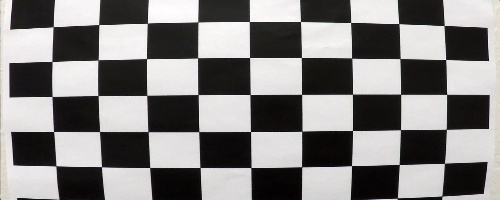
#> input picture examples/calibration1.jpg, 500 x 200 px, found by its file name
$ jupyter execute --allow-errors create_images.ipynb   (shell and % lines are left out)
#> lines starting #> are read from the running program, lines starting #| are printed output that depends on the picture
### video_helper.py
import numpy as np
from moviepy.editor import VideoFileClip
import cv2, pickle
import image_helper as ih
import matplotlib.image as mpimg

left_fit_g = []
right_fit_g = []
curvature_g = []

# Read in the saved objpoints and imgpoints
dist_pickle = pickle.load( open( "wide_dist_pickle.p", "rb" ) )
#> (reads wide_dist_pickle.p from the repository)
objpoints = dist_pickle["objpoints"]
imgpoints = dist_pickle["imgpoints"]

img = mpimg.imread("./camera_cal/calibration1.jpg")
#> img is the input picture: shape (200, 500, 3); mean R, G, B 130.2, 128.5, 127.8

# Use cv2.calibrateCamera() and cv2.undistort()
ret, mtx, dist, rvecs, tvecs = cv2.calibrateCamera(objpoints, imgpoints, (img.shape[1], img.shape[0]) ,None,None)
#> ret = 1.69

# [60 lines left out: functions process_image, smooth_curvature, smooth_fits, not called in this run]

### create_images.ipynb
[cell 1]
# import standard modules
import numpy as np
import cv2, glob, pickle
import image_helper as ih
import video_helper as vh

# import matplotlib modules
import matplotlib.pyplot as plt
import matplotlib.image as mpimg

[cell 2]
# Test undistortion on an image
img = cv2.imread("./camera_cal/calibration1.jpg")
img_size = (img.shape[1], img.shape[0])
#> img_size = (500, 200)

# Read in the saved objpoints and imgpoints
dist_pickle = pickle.load( open( "wide_dist_pickle.p", "rb" ) )
objpoints = dist_pickle["objpoints"]
imgpoints = dist_pickle["imgpoints"]

# Do camera calibration given object points and image points
ret, mtx, dist, rvecs, tvecs = cv2.calibrateCamera(objpoints, imgpoints, img_size,None,None)

# undistort the image and save it.
dst = cv2.undistort(img, mtx, dist, None, mtx)
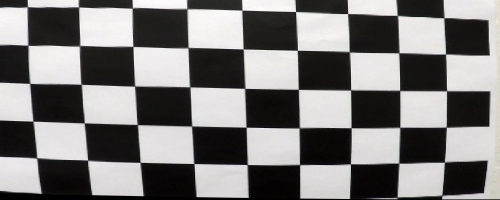
#> dst: shape (200, 500, 3); mean B, G, R 123.1, 123.7, 125.3
# Visualize undistortion
f, (ax1, ax2) = plt.subplots(1, 2, figsize=(20,10))
ax1.imshow(img)
ax1.set_title('Original Image', fontsize=30)
ax2.imshow(dst)
ax2.set_title('Undistorted Image', fontsize=30)
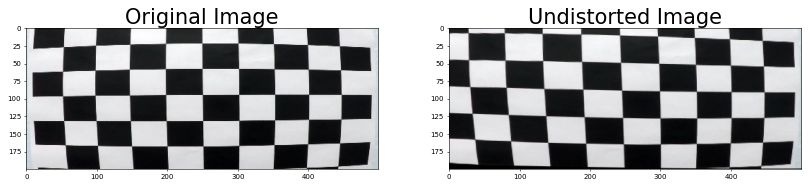
#> figure drawn by matplotlib, 2 panels; B, G, R data is drawn as R, G, B
